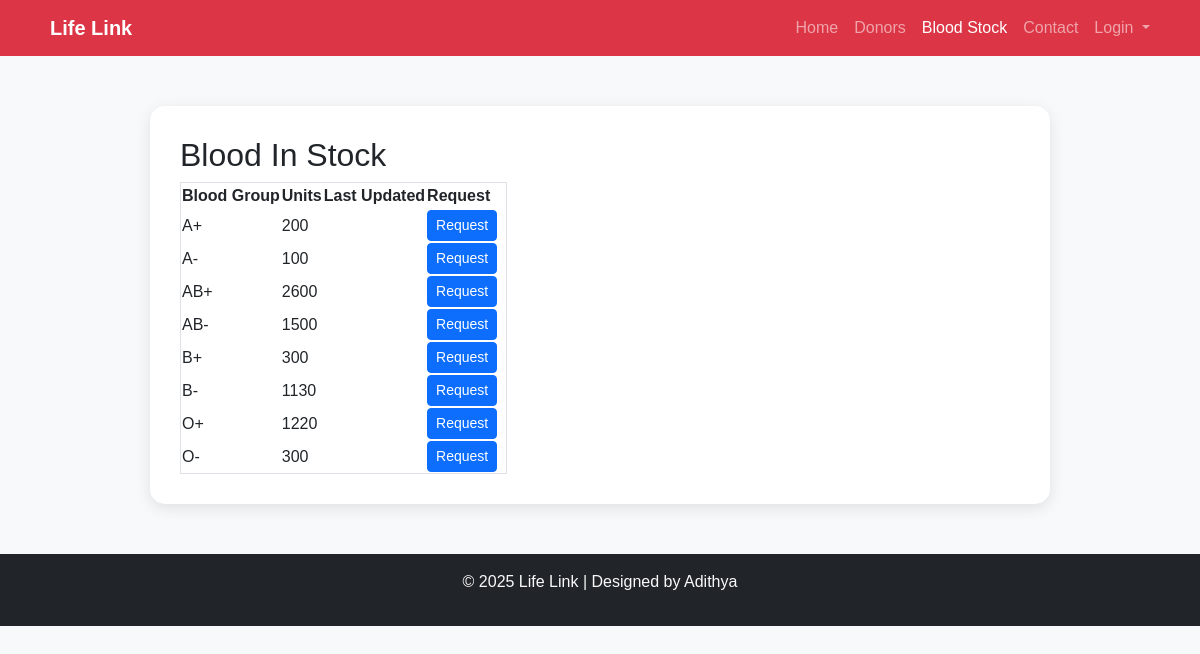
Before: /stock_details/ (signed in) with the older database file.
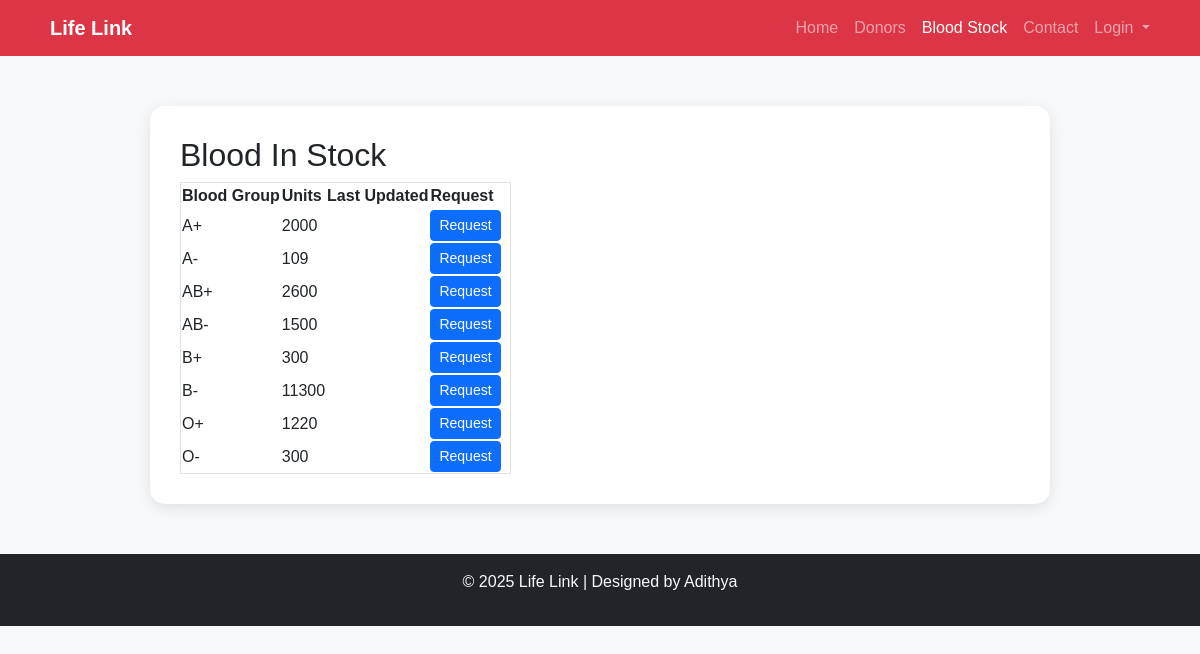
After: the same page with the newer database file.
### blood_bank_app/models.py (models this page shows, shortened)
class BloodStock(models.Model):
    BLOOD_GROUP = BLOOD_GROUP_CHOICES
    blood_group = models.CharField(max_length=5,choices=BLOOD_GROUP_CHOICES, unique=True)
    units = models.PositiveIntegerField(default=0)
    collected_date = models.DateField(default=date.today)
    expiry_date = models.DateField(blank=True, null=True)

### blood_bank_app/views.py (the view)
# urls.py: path('stock_details/', views.stock_details, name='stock_details'),
@login_required
def stock_details(request):
    stocks = BloodStock.objects.all().order_by('blood_group')
    return render(request, 'patient/stock_details.html', {'stocks': stocks})

### blood_bank_app/templates/patient/stock_details.html (shortened to what this page needs)
<!DOCTYPE html>
<html lang="en">
<head>
  <link href="https://cdn.jsdelivr.net/npm/bootstrap@5.3.3/dist/css/bootstrap.min.css" rel="stylesheet">
</head>
<body>
  <nav class="navbar navbar-expand-lg navbar-dark bg-danger">
    <div class="container">
      <a class="navbar-brand fw-bold" href="#">Life Link</a>
      <div class="collapse navbar-collapse" id="navbarNav">
        <ul class="navbar-nav ms-auto">
          <li class="nav-item"><a class="nav-link" href="{% url 'home' %}">Home</a></li>
          <li class="nav-item"><a class="nav-link" href="#">Donors</a></li>
          <li class="nav-item"><a class="nav-link active" href="{% url 'blood_stock_list' %}">Blood Stock</a></li>
          <li class="nav-item"><a class="nav-link" href="{% url 'contact' %}">Contact</a></li>
          <li class="nav-item dropdown">
            <a class="nav-link dropdown-toggle" href="#" id="loginDropdown" role="button" data-bs-toggle="dropdown">
              Login
            </a>
          </li>
        </ul>
      </div>
    </div>
  </nav>
  <section class="contact-section">
    <div class="contact-card">
      <h2>Blood In Stock</h2>
    <table class="border">
        <thead>
            <tr>
                <th>Blood Group</th>
                <th>Units</th>
                <th>Last Updated</th>
                <th>Request</th>
            </tr>
        </thead>
        <tbody>
            {% for stock in stocks %}
            <tr>
                <td>{{ stock.blood_group }}</td>
                <td>{{ stock.units }}</td>
                <td>{{ stock.last_updated|date:"Y-m-d" }}</td>
                <td>
                  <a href="{% url 'update_blood_stock' stock.id %}" class="btn btn-primary btn-sm me-2">
                     Request
                  </a>
                </td>
            </tr>
            {% empty %}
            <tr><td colspan="4">No stock records found.</td></tr>
            {% endfor %}
        </tbody>
    </table>
    </div>
  </section>
  <footer class="text-center py-3 bg-dark text-light">
    <p>© 2025 Life Link  | Designed by Adithya</p>
  </footer>
</body>
</html>

Changed rows visible on the page:
changed BloodStock (number 1 of 8 on the later page): units "200" → "2000"
changed BloodStock (number 2 of 8 on the later page): units "100" → "109"
changed BloodStock (number 6 of 8 on the later page): units "1130" → "11300"
